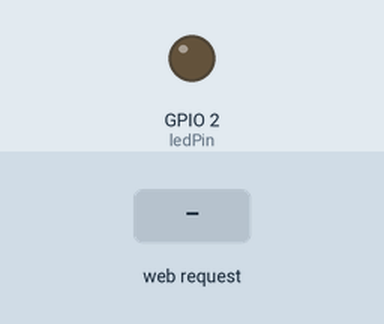
Bench run of a sketch on a simulated ESP32. On the bench: output pins drawn as LEDs (lit = HIGH). The inputs (shaded band) are chosen by the test bench. WiFi joins after 1.5 s; servers stay silent unless stated; what the sketch prints to the serial monitor is not drawn.

Above: at 2.7 s.
2.8 s: HTTP request GET /on received
At 3.8 s:
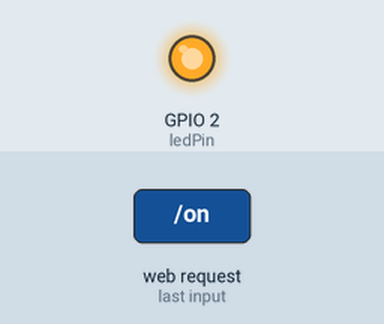
4.3 s: HTTP request GET /off received
At 4.9 s:
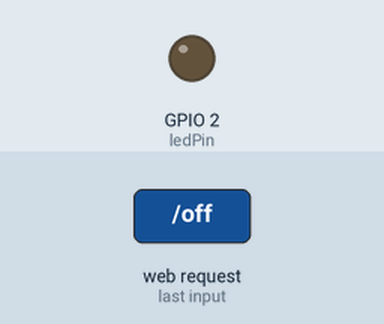
Timing chart, 0 to 7.3 s (numbered marks = the images above; inputs shaded):
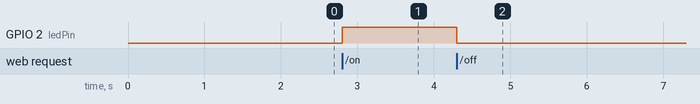

Measured:
- after the input at 2.8 s, GPIO 2 (ledPin): LOW → HIGH at once
- after the input at 4.3 s, GPIO 2 (ledPin): HIGH → LOW at once

The sketch:

sketch_feb28a.ino
```cpp
#include <WiFi.h>
#include <ESPAsyncWebServer.h>

// Wi-Fi Credentials
const char* ssid = "Zahid";
const char* password = "12345678";

// LED Pin (GPIO2 is the built-in LED on many ESP32 boards)
const int ledPin = 2;

// Create AsyncWebServer object on port 80
AsyncWebServer server(80);

// HTML as a raw string literal
const char* htmlPage = R"rawliteral(
<!DOCTYPE html>
<html>
<head>
  <meta name="viewport" content="width=device-width, initial-scale=1">
  <title>ESP32 Web Server</title>
  <style>
    body { text-align: center; font-family: Arial; }
    button { padding: 10px 20px; font-size: 18px; margin: 5px; }
  </style>
</head>
<body>
  <h2>ESP32 LED Control</h2>
  <p><button onclick="toggleLED('on')">Turn ON</button></p>
  <p><button onclick="toggleLED('off')">Turn OFF</button></p>
  <p id="status">LED is OFF</p>

  <script>
    function toggleLED(state) {
      fetch(`/${state}`)
        .then(response => response.text())
        .then(text => {
          document.getElementById("status").innerText = text;
        });
    }
  </script>
</body>
</html>
)rawliteral";

void setup() {
  Serial.begin(115200);
  pinMode(ledPin, OUTPUT);
  digitalWrite(ledPin, LOW); // Initialize LED off

  // Connect to Wi-Fi
  WiFi.begin(ssid, password);
  Serial.print("Connecting to Wi-Fi...");
  while (WiFi.status() != WL_CONNECTED) {
    delay(500);
    Serial.print(".");
  }
  Serial.println("\nConnected! IP: " + WiFi.localIP().toString());

  // Define server routes
  server.on("/", HTTP_GET, [](AsyncWebServerRequest *request) {
    request->send(200, "text/html", htmlPage);
  });

  server.on("/on", HTTP_GET, [](AsyncWebServerRequest *request) {
    digitalWrite(ledPin, HIGH);
    request->send(200, "text/plain", "LED is ON");
  });

  server.on("/off", HTTP_GET, [](AsyncWebServerRequest *request) {
    digitalWrite(ledPin, LOW);
    request->send(200, "text/plain", "LED is OFF");
  });

  // Start server
  server.begin();
}

void loop() {
  // Async server handles requests automatically
}
```
